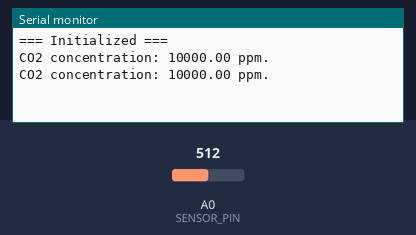
Recording of a sketch running on a simulated Arduino Uno, built with avr-gcc and run on an emulated ATmega328P. Parts: the last lines printed to the serial monitor. The inputs (shaded band) are chosen by the test bench; at power-on: A0 (SENSOR_PIN) = 512.

Above: at 1.8 s.
1.9 s: A0 (SENSOR_PIN) set to 716
At 2.4 s:
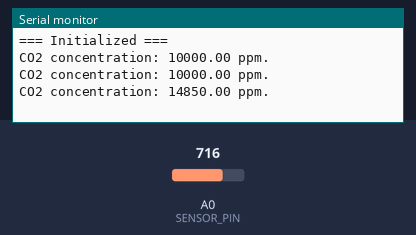
3.4 s: A0 (SENSOR_PIN) set to 900
At 4.8 s:
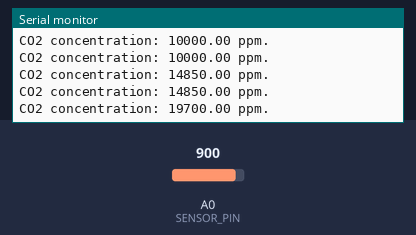
Timing chart, 0 to 6.4 s (numbered marks = the images above; inputs shaded):
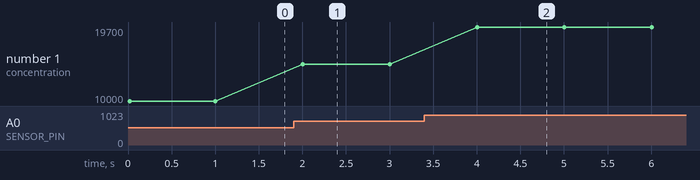

The sketch:

Co2_Sensor1.ino
```cpp
#define SENSOR_PIN A0

void setup() {
    Serial.begin(9600);
    pinMode(SENSOR_PIN, INPUT);
    Serial.println("=== Initialized ===");
}

void loop() {
    int sensorValue = analogRead(SENSOR_PIN);
    float voltage = sensorValue * (5.0 / 1023.0); // Convert analog value to voltage
    float ppm = map(voltage, 0.4, 2.0, 300, 10000); // Map voltage to CO2 concentration range

    Serial.print("CO2 concentration: ");
    Serial.print(ppm);
    Serial.println(" ppm.");

    delay(1000);
}
```

Measured:
- after the input at 1.9 s, the serial monitor: prints a new line after 0.10 s (image 1)
- after the input at 3.4 s, the serial monitor: prints a new line after 0.60 s (image 2)
- plotted number 1: 10000 → 14850 after the input at 1.9 s, 14850 → 19700 after the input at 3.4 s
